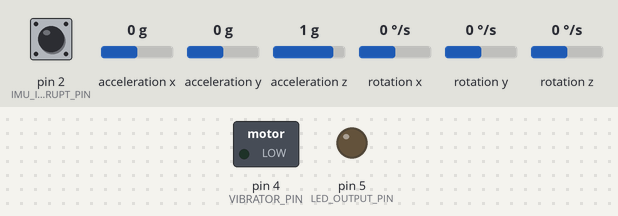
The program below on a simulated Arduino Uno, built with avr-gcc and run on an emulated ATmega328P. Shown: switched loads named in the program (green lamp = pin HIGH), output pins drawn as LEDs (lit = HIGH). Inputs (shaded band) come from the test bench; at power-on: pin 2 (IMU_INTERRUPT_PIN) LOW, acceleration x 0 g, acceleration y 0 g, acceleration z 1 g, rotation x 0 °/s, rotation y 0 °/s, rotation z 0 °/s.

Above: at 1.2 s.
1.3 s: pin 2 (IMU_INTERRUPT_PIN) pulled HIGH for 0.15 s
At 1.55 s:
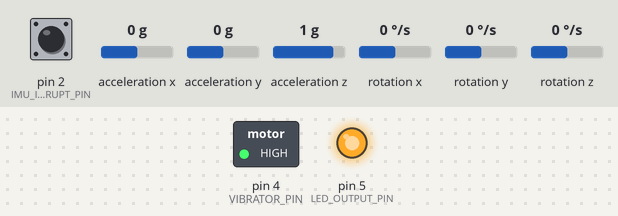
Timing chart, 0 to 4.3 s (numbered marks = the images above; inputs shaded):
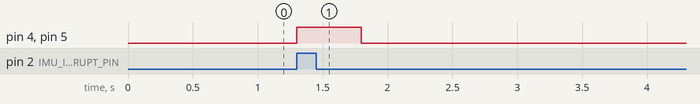

Measured:
- after the input at 1.3 s, pin 4 (VIBRATOR_PIN), pin 5 (LED_OUTPUT_PIN): LOW → HIGH at once, → LOW 0.50 s later

The program:

main.cpp
```cpp
#include <Wire.h>
#include <MPU6050.h>
#include <EEPROM.h>
#define LED_OUTPUT_PIN 5
#define IMU_INTERRUPT_PIN 2
#define MPU_SAMPLE_RATE 40
#define VIBRATOR_PIN 4

MPU6050 mpu;
struct MPUData
{
  int16_t ax;
  int16_t ay;
  int16_t az;
  int16_t gx;
  int16_t gy;
  int16_t gz;
} MPUData;

const unsigned long SAMPLING_DELAY = 1000 / MPU_SAMPLE_RATE;
unsigned long lastSampleTime = 0;
bool isRecording = false;
bool isMotionDetected = false;
bool isKickDetected = false;

uint8_t recordedPoints = 0; // Max 40, 8-bits is enough

void motionDetected();
unsigned long previousMillis = 0;
const long interval = 500;
bool isLedOn = false;

struct CalibrationData
{
  int16_t xoffset;
  int16_t yoffset;
  int16_t zoffset;
  int16_t xgoffset;
  int16_t ygoffset;
  int16_t zgoffset;
};

CalibrationData calibration;

volatile unsigned long lastInterruptTime = 0;

void setup()
{
  Serial.begin(115200);
  mpu.initialize();

  if (!mpu.testConnection())
  {
    // Serial.println("MPU6050 connection failed");
    while (1)
      ;
  }

  pinMode(IMU_INTERRUPT_PIN, INPUT);
  attachInterrupt(digitalPinToInterrupt(IMU_INTERRUPT_PIN), motionDetected, RISING);
  pinMode(LED_OUTPUT_PIN, OUTPUT);
  pinMode(VIBRATOR_PIN, OUTPUT);
  // while(!ic_connect()){}
}

void loop()
{
  // communicate();
  unsigned long currentMillis = millis();

  if (isKickDetected && !isLedOn)
  {
    // push boolean kick detected to the server
    // communicate();
    digitalWrite(LED_OUTPUT_PIN, HIGH);
    digitalWrite(VIBRATOR_PIN, HIGH);
    previousMillis = currentMillis;
    isLedOn = true;
    isKickDetected = false;
  }

  if (isLedOn && currentMillis - previousMillis >= interval)
  {
    digitalWrite(LED_OUTPUT_PIN, LOW);
    digitalWrite(VIBRATOR_PIN, LOW);
    isLedOn = false;
  }

  if (isRecording)
  {
    if (millis() - lastSampleTime >= SAMPLING_DELAY && recordedPoints < 60)
    {

      lastSampleTime = millis();
      mpu.getMotion6(&MPUData.ax, &MPUData.ay, &MPUData.az, &MPUData.gx, &MPUData.gy, &MPUData.gz);
      recordedPoints++;

      if (recordedPoints >= 60)
      {
        isRecording = false;
        recordedPoints = 0;
      }
    }
  }
}

void motionDetected()
{
  unsigned long interruptTime = millis();
  if (interruptTime - lastInterruptTime > 200) // 200 ms debounce
  {
    if (!isRecording)
    {
      isMotionDetected = true;
      isRecording = true;
      isKickDetected = true;
    }
    lastInterruptTime = interruptTime;
  }
}
```
